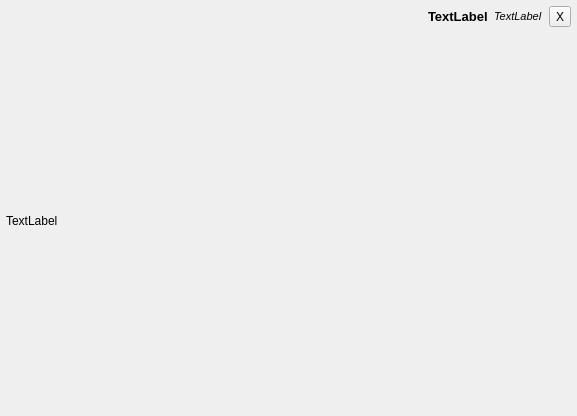
<?xml version="1.0" encoding="UTF-8"?>
<ui version="4.0">
 <class>CommentWidget</class>
 <widget class="QWidget" name="CommentWidget">
  <property name="geometry">
   <rect>
    <x>0</x>
    <y>0</y>
    <width>577</width>
    <height>416</height>
   </rect>
  </property>
  <property name="sizePolicy">
   <sizepolicy hsizetype="Expanding" vsizetype="Fixed">
    <horstretch>0</horstretch>
    <verstretch>0</verstretch>
   </sizepolicy>
  </property>
  <property name="windowTitle">
   <string>Form</string>
  </property>
  <layout class="QVBoxLayout" name="verticalLayout">
   <property name="leftMargin">
    <number>6</number>
   </property>
   <property name="topMargin">
    <number>6</number>
   </property>
   <property name="rightMargin">
    <number>6</number>
   </property>
   <property name="bottomMargin">
    <number>6</number>
   </property>
   <item>
    <layout class="QHBoxLayout" name="topLayout">
     <property name="leftMargin">
      <number>0</number>
     </property>
     <property name="topMargin">
      <number>0</number>
     </property>
     <property name="rightMargin">
      <number>0</number>
     </property>
     <item>
      <spacer name="horizontalSpacer">
       <property name="orientation">
        <enum>Qt::Orientation::Horizontal</enum>
       </property>
       <property name="sizeHint" stdset="0">
        <size>
         <width>40</width>
         <height>20</height>
        </size>
       </property>
      </spacer>
     </item>
     <item>
      <widget class="QLabel" name="label">
       <property name="sizePolicy">
        <sizepolicy hsizetype="Preferred" vsizetype="Fixed">
         <horstretch>0</horstretch>
         <verstretch>0</verstretch>
        </sizepolicy>
       </property>
       <property name="font">
        <font>
         <pointsize>10</pointsize>
         <bold>true</bold>
        </font>
       </property>
       <property name="text">
        <string>TextLabel</string>
       </property>
      </widget>
     </item>
     <item>
      <widget class="QLabel" name="labelTime">
       <property name="font">
        <font>
         <pointsize>8</pointsize>
         <italic>true</italic>
        </font>
       </property>
       <property name="text">
        <string>TextLabel</string>
       </property>
      </widget>
     </item>
     <item>
      <widget class="QToolButton" name="btnDelete">
       <property name="text">
        <string>X</string>
       </property>
      </widget>
     </item>
    </layout>
   </item>
   <item>
    <widget class="QLabel" name="labelText">
     <property name="sizePolicy">
      <sizepolicy hsizetype="Expanding" vsizetype="Expanding">
       <horstretch>0</horstretch>
       <verstretch>0</verstretch>
      </sizepolicy>
     </property>
     <property name="text">
      <string>TextLabel</string>
     </property>
     <property name="wordWrap">
      <bool>true</bool>
     </property>
     <property name="textInteractionFlags">
      <set>Qt::TextInteractionFlag::LinksAccessibleByKeyboard|Qt::TextInteractionFlag::TextSelectableByKeyboard|Qt::TextInteractionFlag::TextSelectableByMouse</set>
     </property>
    </widget>
   </item>
  </layout>
 </widget>
 <resources/>
 <connections/>
</ui>
